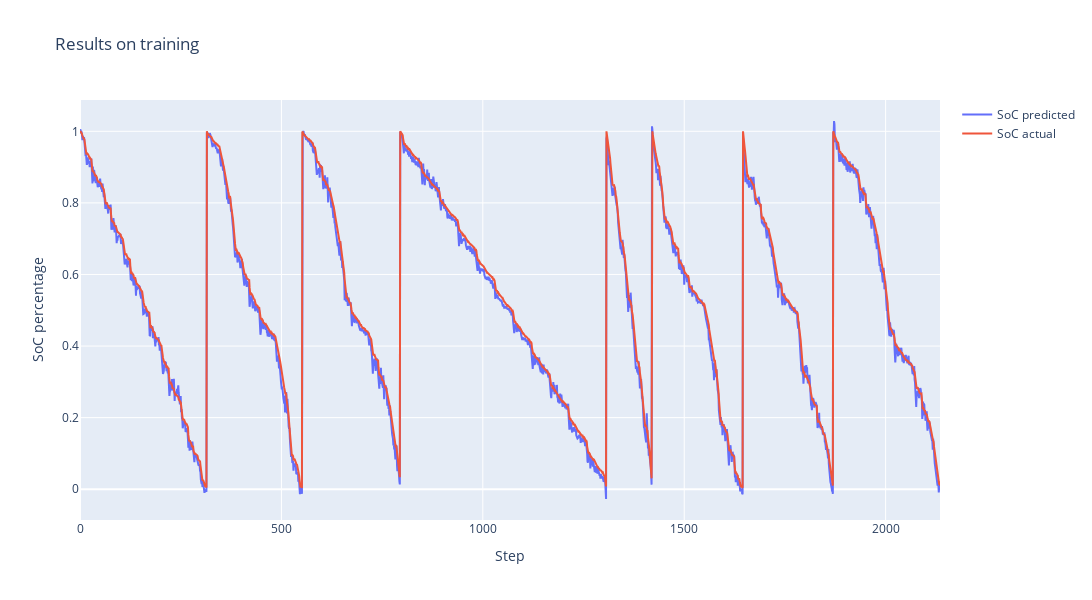

Notebook code for this chart:
### Code cell
cycle_num = 0
steps_num = 8000
step_index = np.arange(cycle_num*steps_num, (cycle_num+1)*steps_num)

fig = go.Figure()
fig.add_trace(go.Scatter(x=step_index, y=train_predictions.flatten()[cycle_num*steps_num:(cycle_num+1)*steps_num],
                    mode='lines', name='SoC predicted'))
fig.add_trace(go.Scatter(x=step_index, y=train_y.flatten()[cycle_num*steps_num:(cycle_num+1)*steps_num],
                    mode='lines', name='SoC actual'))
fig.update_layout(title='Results on training',
                  xaxis_title='Step',
                  yaxis_title='SoC percentage',
                  width=1400,
                  height=600)
fig.show()

### Figure 1 — Plotly figure (JSON) as saved in the notebook; plotly's stock layout.template omitted (floating-point values rounded to 4 significant figures; data arrays with more than 128 entries replaced by an {"elided": "..."} marker saying what was removed)
{"data": [{"mode": "lines", "name": "SoC predicted", "type": "scatter", "x": {"elided": "8000 int values"}, "y": {"elided": "2136 float values"}}, {"mode": "lines", "name": "SoC actual", "type": "scatter", "x": {"elided": "8000 int values"}, "y": {"elided": "2136 float values"}}], "layout": {"height": 600, "title": {"text": "Results on training"}, "width": 1400, "xaxis": {"title": {"text": "Step"}}, "yaxis": {"title": {"text": "SoC percentage"}}}}
